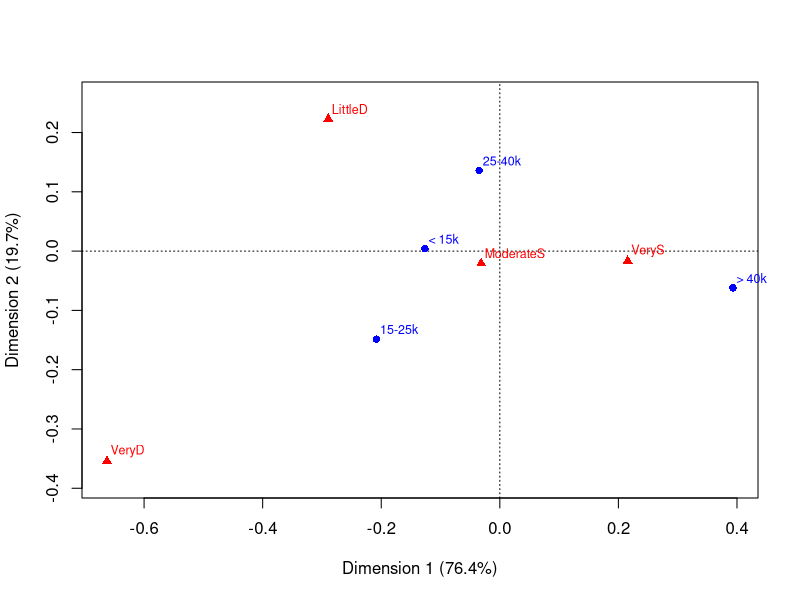

The R source for this figure: (Note: this script raises an error after producing the figure.)
## ---- chunk 1
knitr::opts_chunk$set(warning = FALSE
                      , message = FALSE
                      , echo = FALSE
                      )
## ---- chunk 2
require(vcd)
require(vcdExtra)
require(ca)
require(knitr)
## ---- chunk 3
data("JobSat", package = "vcdExtra")
JobSat
## ---- chunk 4
JobSat.ca <- ca(JobSat)
summary(JobSat.ca)
## ---- chunk 5
plot(JobSat.ca)
## ---- chunk 6
data("criminal", package = "logmult")
criminal
## ---- chunk 7
criminal.ca <- ca(criminal)
sum.crim.ca <- summary(criminal.ca)
kable(data.frame(dims = paste("dim", 1:3), X2explained = round(sum.crim.ca$scree[,"values2"], 2)))
## ---- chunk 8
plot(criminal.ca)
## ---- chunk 9
data("AirCrash", package = "vcdExtra")
aircrash.tab <- xtabs(Fatalities ~ Phase + Cause, data = AirCrash)
aircrash.tab <- aircrash.tab[c(4,2,1,3,5),
                             c(4,2,3,5,1)
                             ]
aircrash.ca <- ca(aircrash.tab)
(sum.air.ca <- summary(aircrash.ca))
## ---- chunk 10
kable(data.frame(dims = paste("dim", 1:4), X2explained = round(sum.air.ca$scree[,"values2"], 2)))
## ---- chunk 11
plot(aircrash.ca)
## ---- chunk 12
# customized plot
res <- plot(aircrash.ca, what=c("all", "none"), labels = 0, pch = ".", xpd = TRUE)
# extract factor names and levels - exclude unknown
coords.rows <- data.frame(res$rows[rownames(res$rows) != "unknown",])
coords.rows$levels <- rownames(coords.rows)
## ---- chunk 13
res <- plot(aircrash.ca, labels = 0, pch = ".", xpd = TRUE)
# extract factor names and levels - exclude unknown
coords.cols <- data.frame(res$cols[rownames(res$cols) != "unknown",])
coords.cols$levels <- rownames(coords.cols)

coords <- rbind(coords.rows, coords.cols)

# sort by Dim 1
coords$factor <- rep(c("Phase", "Cause"), each = 4)
coords <- coords[ order(coords[,"factor"], coords[,"Dim1"]), ]

cols <- c("blue", "red")
nlev <- c(4,4)
text(coords[,1:2], coords$levels, col=rep(cols, nlev), pos=1)
points(coords[,1:2], pch=rep(16:17, nlev), col=rep(cols, nlev), cex=1.2)

lines(Dim2 ~ Dim1, data=coords, subset=factor=="Cause",  lty=1, lwd=2, col=cols[1])
lines(Dim2 ~ Dim1, data=coords, subset=factor=="Phase", lty=1, lwd=2, col=cols[2])
## ---- chunk 14
plot(aircrash.ca, map="symbiplot", arrows = c(TRUE, FALSE))
plot(aircrash.ca, map="symbiplot", arrows = c(FALSE, TRUE))
## ---- chunk 15
data("caith", package = "MASS")
ca.ca <- ca(caith)
sum.ca.ca <- summary(ca.ca)
kable(data.frame(dims = paste("dim", 1:3), X2explained = round(sum.ca.ca$scree[,"values2"], 2)))
## ---- chunk 16
plot(ca.ca)
mosaic(as.matrix(caith), shade = TRUE)
## ---- chunk 17
data("HairEyePlace", package = "vcdExtra")
aba.ca <- ca(HairEyePlace[,,"Aberdeen"])
sum.aba.ca <- summary(aba.ca)
kable(data.frame(dims = paste("dim", 1:3), X2explained = round(sum.aba.ca$scree[,"values2"], 2)))
## ---- chunk 18
plot(aba.ca)
## ---- chunk 19
# interactive coding of Hair and Place
hp.e <- t(as.data.frame(HairEyePlace))
hp.e.ca <- ca(hp.e)
sum.hp.e.ca <- summary(hp.e.ca)
kable(data.frame(dims = paste("dim", 1:3), X2explained = round(sum.hp.e.ca$scree[,"values2"], 2)))
plot(hp.e.ca)
## ---- chunk 20
data("Gilby", package = "vcdExtra")
Gilby
gilby.ca <- ca(Gilby)
sum.gilby.ca <- summary(gilby.ca)
kable(data.frame(dims = paste("dim", 1:3), X2explained = round(sum.gilby.ca$scree[,"values2"], 2)))
plot(gilby.ca)
## ---- chunk 21
mosaic(Gilby, shade = TRUE
      , rot_labels = 0
      , rot_varnames = 0
      , offset_labels = c(0, 2)
      , offset_varnames = 0
      , abbreviate = c(FALSE, 8)
       )
## ---- chunk 22
data("Mental", package="vcdExtra")
mental.tab <- xtabs(Freq ~ ses + mental, data = Mental)
mental.ca <- ca(mental.tab)
summary(mental.ca)

op <- par(cex=1.3, mar=c(5,4,1,1)+.1)
res <- plot(mental.ca,  ylim = c(-.2, .2))
lines(res$rows, col = "blue", lty = 3)
lines(res$cols, col = "red", lty = 4)
par(op)
## ---- chunk 23
sieve(mental.tab, gp = shading_Friendly)
mosaic(mental.tab, gp = shading_Friendly)
## ---- chunk 24
set.seed(1234)
dim <- c(3, 2, 2, 2)
pet.model <- c(rep(c(30, 15, 5),4),c(rep(c(10, 10, 2, 12, 8, 2),2)))
pet.tab <- array(rpois(prod(dim), pet.model), dim = dim)
pet.tab[2] <- 2
pet.tab[8] <- 30
pet.tab[17] <- 2
pet.tab[24] <- 10
dimnames(pet.tab) <- list(Pet = c("dog", "cat", "bird"), 
                      Age = c("young", "old"), 
                      Color = c("black", "white"), 
                      Sex = c("male", "female"))
ftable(Pet + Age ~ Color + Sex, pet.tab)
(pet.mat <- as.matrix(ftable(Pet + Age ~ Color + Sex, pet.tab), sep = '.'))
mosaic(pet.tab, gp = shading_Friendly2)
## ---- chunk 25
plot(ca(pet.mat))
## ---- chunk 26
plot(ca(pet.mat), map = "colprincipal", arrows = c(TRUE, FALSE))
## ---- chunk 27
pet.tab2 <- margin.table(pet.tab, c(1,2,4))
(pet.mat2 <- as.matrix(ftable(Pet  ~ Age + Sex, pet.tab2), sep = '.'))

pet.mat3 <- rbind(pet.mat2, margin.table(pet.tab, c(3,1)))

pet.ca2 <- ca(pet.mat3, suprow = 5:6)
summary(pet.ca2)

res <- plot(pet.ca2, pch=".", labels = FALSE)

coords <- res$rows[5:6,]
points(coords, pch = 24, col = "grey")
lines(coords, lwd = 6, col = "grey")
text(coords, rownames(coords), col = "grey", pos = c(1,3))

coords <- res$cols
points(coords, pch = 19, col = "red")
text(coords, rownames(coords), col = "red", pos = c(3,1,1))

coords <- res$rows[1:4,]
points(coords, pch = 16, col = "blue")
text(coords, rownames(coords), col = "blue", pos = c(3,3,1,1))
## ---- chunk 28
data("TV", package = "vcdExtra")
TV.df <- as.data.frame.table(TV)
levels(TV.df$Time) <- rep(c("8", "9", "10"), c(4,4,3))
TV3 <- xtabs(Freq~Day+Time+Network, TV.df)
structable(Day~Time+Network, TV3)
## ---- chunk 29
TV3s <- as.matrix(structable(Day~Time+Network, TV3))
TV3s.ca <- ca(TV3s)
sum.TV3s.ca <- summary(TV3s)
## ---- chunk 30
print(loglin2string(joint(3, factors = c("Day", "Time", "Network"), with = 1)))
print(loglin2formula(joint(3, factors = c("Day", "Time", "Network"), with = 1)))
## ---- chunk 31
data("TV", package = "vcdExtra")
TV2 <- margin.table(TV, c(1, 3))
TV2
TV.ca <- ca(TV2)
TV.ca
res <- plot(TV.ca)
segments(0, 0, res$cols[,1], res$cols[,2], col = "red", lwd = 2)
## ---- chunk 32
res <- plot(TV3s.ca)
segments(0, 0, res$cols[,1], res$cols[,2], col = "red", lwd = 2)
## ---- chunk 33
TV3.mca <- mjca(TV3)
sum.TV3.mca <- summary(TV3.mca)
kable(data.frame(dims = paste("dim", 1:4), X2explained = round(sum.TV3.mca$scree[,"values2"], 2)))
plot(TV3.mca)
## ---- chunk 34
# plot, but don't use point labels or points
res <- plot(TV3.mca, labels = 0, pch = ".", cex.lab = 1)
# extract factor names and levels
coords <- data.frame(res$cols, TV3.mca$factors)
nlev <- TV3.mca$levels.n
fact <- unique(as.character(coords$factor))

cols <- c("blue", "red", "brown")
points(coords[,1:2], pch=rep(16:18, nlev), col=rep(cols, nlev), cex=1.2)
text(coords[,1:2], label=coords$level, col=rep(cols, nlev), pos=rep(c(1,4,3), nlev), 
     cex=0.9, xpd=TRUE)
## ---- chunk 35
# create a multiple correspondence analysis
TV3.mca <- mjca(TV3)
res <- plot(TV3.mca)

# this is all base R plot stuff
# but needs a bit of manipulation
cols <- c("blue", "black", "red")

# "blank plot"
res <- plot(TV3.mca, labels=0, pch='.', cex.lab=1.2)

# combine Dims, factor names and levels
coords <- data.frame(res$cols, TV3.mca$factors)

# hard-coded from known number of levels
# day, time, network
nlev <- c(5,3,3)

# everything needs to be in semantic order
coords <- coords[ order(coords[,"factor"], coords[,"level"]), ]
# quick fix for ordering
coords$order <- c(5, 1, 4, 2, 3, 6, 7, 8, 11, 9, 10)
coords <- coords[order(coords[, "order"]), ]

# place the points
points(coords[,1:2], pch=rep(16:18, nlev), col=rep(cols, nlev), cex=1.2)

# place the text
pos <- c(1,4,3)
text(coords[,1:2], labels=coords$level, col=rep(cols, nlev), pos=rep(pos,nlev), cex=1.1, xpd=TRUE)

# join things in sequence
lines(Dim2 ~ Dim1, data=coords, subset=factor=="Day", lty=1, lwd=1, col="blue")
lines(Dim2 ~ Dim1, data=coords, subset=factor=="Time",  lty=1, lwd=1, col="red")

# add segement from the origin to channels
nw <- subset(coords, factor=="Network")
segments(0, 0, nw[,"Dim1"], nw[, "Dim2"], col = "black", lwd = 0.5, lty = 3)

# add a legend
legend("topright", legend=c("Day", "Time", "Network"),
       title="Factor", title.col="black",
       col=cols, text.col=cols, pch=16:18,
       bg="gray95")
## ---- chunk 36
data("PreSex", package = "vcd")
names(dimnames(PreSex)) <- c("M", "E", "P", "G")
PreSex.mat <- as.matrix(structable(M+G~P+E, PreSex))
presex.mca <- mjca(as.table(PreSex.mat), lambda = "Burt")
summary(presex.mca)
## ---- chunk 37
cat("[MaritalStatus,Gender][PremaritalSex,ExtramaritalSex]")
## ---- chunk 38
# plot, but don't use point labels or points
res <- plot(presex.mca, labels = 0, pch = ".")
# extract factor names and levels
coords <- data.frame(res$cols, presex.mca$factors)
nlev <- presex.mca$levels.n
fact <- unique(as.character(coords$factor))

posn = c(1,3)
cols <- c("blue", "red")
points(coords[,1:2], pch=rep(16:17, nlev), col=rep(cols, nlev), cex=1.2)
text(coords[,1:2], label=coords$level, col=rep(cols, nlev), pos=rep(posn, nlev), 
     cex=0.9, xpd=TRUE)

for(f in seq_along(fact)) {
lines(Dim2 ~ Dim1, data = coords, subset = factor == fact[f], lwd = 2, col = cols[f])
}
## ---- chunk 39
data("Vietnam", package = "vcdExtra")
## ---- chunk 40
Viet <- within(Vietnam, {
  sex_year <- paste(substring(Vietnam$sex,1,1), year, sep = "_")
})
Viet.tab <- xtabs(Freq ~ sex_year + response, data = Viet)
Viet.tab
Viet.tab.ca <- ca(Viet.tab)
summary(Viet.tab.ca)
## ---- chunk 41
plot(Viet.tab.ca)

# plot, but don't use point labels or points
res <- plot(Viet.tab.ca, labels = 0, pch = ".")
# extract factor names and levels
coords <- data.frame(rbind(res$rows, res$cols))
coords$levels <- rownames(coords)
names(coords[,2]) 

nlev <- c(5,5,4)
cols <- c("magenta", "darkblue", "brown")
posn <- c(3,2,1)

segments(0,0, coords[coords$levels %in% c("A","D","C"), 1], coords[coords$levels %in% c("A","D","C"), 2], col = "brown", lwd = 2)
points(coords[,1:2], pch=rep(16:18, nlev)
       , col=rep(cols, nlev), cex=1.2)
text(coords[,1:2], label=coords$level
     , col=rep(cols, nlev)
     , pos=rep(posn, nlev)
     , cex=0.9, xpd=TRUE)
## ---- chunk 42
viet.tab <- xtabs(Freq~response+sex+year, data = Vietnam)
viet.mca <- mjca(viet.tab)
summary(viet.mca)

# plot, but don't use point labels or points
res <- plot(viet.mca, labels = 0, pch = ".")
# extract factor names and levels
coords <- data.frame(res$cols, viet.mca$factors)
nlev <- viet.mca$levels.n
fact <- unique(as.character(coords$factor))

posn = c(4,2,4)
cols <- c("violetred2", "turquoise4", "khaki4")

segments(0,0, coords[coords$level %in% c("A","D","C"), 1], coords[coords$level %in% c("A","D","C"), 2], col = "violetred1", lwd = 0.5)

points(coords[,1:2], pch=rep(16:18, nlev), col=rep(cols, nlev), cex=1.2)
text(coords[,1:2], label=coords$level, col=rep(cols, nlev), pos=rep(posn, nlev), 
     cex=0.9, xpd=TRUE)
## ---- chunk 43
accident.tab <- xtabs(Freq~age+result+mode+gender
                      , data = Accident)
## ---- chunk 44
accident.mca <- mjca(accident.tab)
summary(accident.mca)
## ---- chunk 45
res <- plot(accident.mca)
# plot, but don't use point labels or points
res <- plot(accident.mca, labels = 0, pch = ".")
# extract factor names and levels
coords <- data.frame(res$cols, accident.mca$factors)
nlev <- accident.mca$levels.n
fact <- unique(as.character(coords$factor))

posn = c(1,3,4,2)
cols <- c("turquoise4", "violetred2", "khaki4", "darkorchid4")

segments(0,0, coords[coords$level %in% c("Died", "Injured"), 1], coords[coords$level %in% c("Died", "Injured"), 2], col = "violetred1", lwd = 0.5)

segments(0,0, coords[coords$level %in% c("Male", "Female"), 1], coords[coords$level %in% c("Male", "Female"), 2], col = "darkorchid4", lwd = 0.5)

points(coords[,1:2], pch=rep(15:18, nlev), col=rep(cols, nlev), cex=1.2)
text(coords[,1:2], label=coords$level, col=rep(cols, nlev), pos=rep(posn, nlev), 
     cex=0.9, xpd=TRUE)
## ---- chunk 46
ucb.mca <- mjca(UCBAdmissions)
summary(ucb.mca)
## ---- chunk 47
# plot, but don't use point labels or points
res <- plot(ucb.mca, labels = 0, pch = ".")
# extract factor names and levels
coords <- data.frame(res$cols, ucb.mca$factors)
nlev <- ucb.mca$levels.n
fact <- unique(as.character(coords$factor))

posn = c(2,3,1)
cols <- c("turquoise4", "violetred2", "khaki4")

segments(0,0, coords[coords$level %in% c("Admitted", "Rejected"), 1], coords[coords$level %in% c("Admitted", "Rejected"), 2], col = "turquoise4", lwd = 0.5)

segments(0,0, coords[coords$level %in% c("Male", "Female"), 1], coords[coords$level %in% c("Male", "Female"), 2], col = "violetred2", lwd = 0.5)

points(coords[,1:2], pch=rep(15:17, nlev), col=rep(cols, nlev), cex=1.2)
text(coords[,1:2], label=coords$level, col=rep(cols, nlev), pos=rep(posn, nlev), 
     cex=0.9, xpd=TRUE)

lines(Dim2 ~ Dim1, data=coords, subset=factor=="Dept", lty=1, lwd=0.5, col="khaki4")

legend("bottomright"
       , legend=c("Admit", "Gender", "Dept")
       , title="Factor", title.col="black"
       , col=cols, text.col=cols, pch=15:17
       , bg="gray95", cex=1.2)
